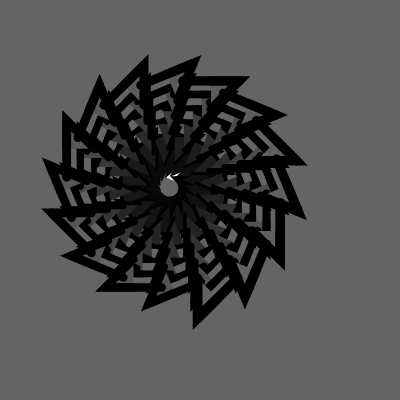
Frame 1 (no input)
Frame 60 (no input): identical to frame 1, image omitted
Frame 120 (the mouse pressed at the canvas centre since frame 60): identical to frame 1, image omitted

The p5.js sketch that drew this single still picture (run headless with seeded random() and noise() and a simulated clock; from frame 60 on, the mouse is pressed at the canvas centre):

// p5.js sketch
// ── sketch.js
function setup() {

  createCanvas(400, 400);
  background(100);

  //////////
  // GRID //
  //////////

  // var circleSize = 3;

  // for(var i = circleSize/2; i < width; i = i + circleSize*1.25){
  //   for(var n = circleSize/2; n < height; n = n + circleSize*1.25) {
  //     ellipse(i, n, circleSize);
  //   }
  // }

  /////////////////
  // CONNECTIONS //
  /////////////////

  scale(0.1);
  translate(width*4, height*3.5);
  
  for(var i = 0; i < 100; i++) {
    translate(width/2, i*4);
    // scale(1+i/1000);
    rotate(PI/8);
    beginShape();
    vertex(width/2, height/2);
    vertex(width, height);
    vertex(0, height);
    endShape();

    beginShape();
    vertex(0, 0);
    vertex(width, height);
    endShape();

    strokeWeight(i);
    // strokeWeight(i*5);


    fill(i)

  }

  //////////////
  // GRADIENT //
  //////////////

}

function draw() {

}
